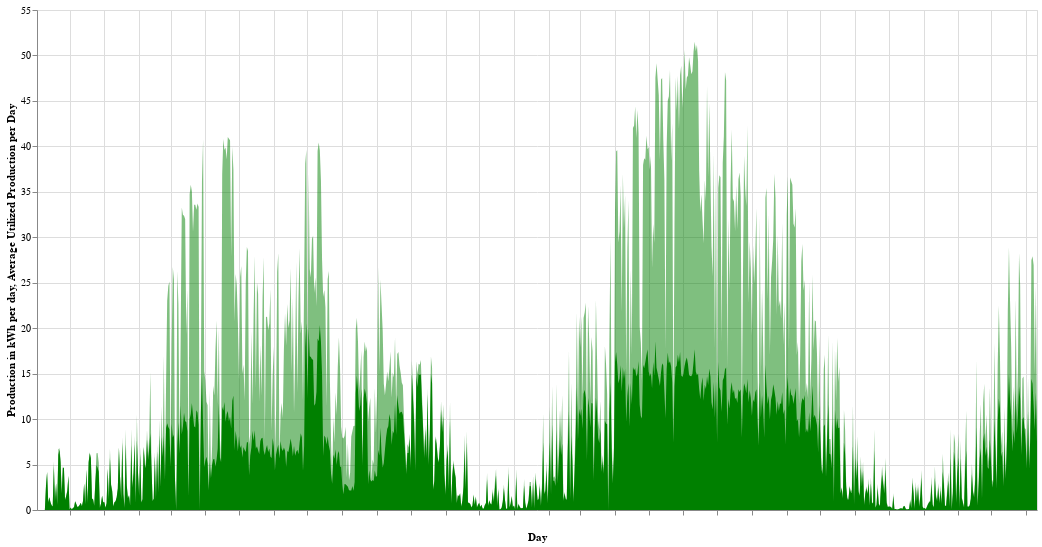

Notebook cell for this chart:
### Markdown cell above
But for more details, compared with bar charts, we can refine the data at a more detailed time granularity by using area charts.

### Code cell
# Chart data
# Group by usage_date to get daily averages
production_data = data.groupby('usage_date')['totalProductPower'].mean().reset_index()
self_use_data = data.groupby('usage_date')['totalSelfUsePower'].mean().reset_index()

# Update the chart for production data
production_chart_day = alt.Chart(production_data).mark_area(color='green', opacity=0.5).encode(
    x=alt.X('yearmonthdate(usage_date):T', title='Day', axis=alt.Axis(format='%Y-%m-%d', labelExpr="datum.value[8] == '1' ? timeFormat(datum.value, '%Y-%m-%d') : ''")),
    y=alt.Y('totalProductPower:Q', title='Production in kWh per day'),
    tooltip=[
        alt.Tooltip('yearmonthdate(usage_date):T', title='Day'),
        alt.Tooltip('totalProductPower:Q', title='Average Production per Day')
    ]
).properties(
    height=500,
    width=1000
)
# Update the chart for self-use data
selfUse_chart_day = alt.Chart(self_use_data).mark_area(color='green').encode(
    x=alt.X('yearmonthdate(usage_date):T', sort=None, title='Day', axis=alt.Axis(format='%Y-%m-%d', labelExpr="datum.value[8] == '1' ? timeFormat(datum.value, '%Y-%m-%d') : ''")),
    y=alt.Y('totalSelfUsePower:Q', title='Average Utilized Production per Day'),
    tooltip=[
        alt.Tooltip('yearmonthdate(usage_date):T', title='Day'),
        alt.Tooltip('totalSelfUsePower:Q', title='Average Utilized Production per Day')
    ]
).properties(
    height=500,
    width=1000
)

combined_chart = alt.layer(
    production_chart_day,
    selfUse_chart_day
).resolve_scale(
    color='independent',  # This allows each chart to use its own color scheme if needed
    y='shared'  # Ensures both charts share the same y-axis for accurate comparison
).properties(
    width=1000,  # Set the width of the combined chart
    height=500   # Set the height of the combined chart
)

combined_chart.display()

### Figure 1 — Vega-Lite specification as saved in the notebook (floating-point values rounded to 4 significant figures; data arrays with more than 128 entries replaced by an {"elided": "..."} marker saying what was removed)
{"config": {"view": {"continuousWidth": 300, "continuousHeight": 300}}, "layer": [{"data": {"name": "data-91dc853ec553a3cde3c0f7182001035a"}, "mark": {"type": "area", "color": "green", "opacity": 0.5}, "encoding": {"tooltip": [{"field": "usage_date", "timeUnit": "yearmonthdate", "title": "Day", "type": "temporal"}, {"field": "totalProductPower", "title": "Average Production per Day", "type": "quantitative"}], "x": {"axis": {"format": "%Y-%m-%d", "labelExpr": "datum.value[8] == '1' ? timeFormat(datum.value, '%Y-%m-%d') : ''"}, "field": "usage_date", "timeUnit": "yearmonthdate", "title": "Day", "type": "temporal"}, "y": {"field": "totalProductPower", "title": "Production in kWh per day", "type": "quantitative"}}}, {"data": {"name": "data-b99a220bcf332ada8f1fa7e2157f87ff"}, "mark": {"type": "area", "color": "green"}, "encoding": {"tooltip": [{"field": "usage_date", "timeUnit": "yearmonthdate", "title": "Day", "type": "temporal"}, {"field": "totalSelfUsePower", "title": "Average Utilized Production per Day", "type": "quantitative"}], "x": {"axis": {"format": "%Y-%m-%d", "labelExpr": "datum.value[8] == '1' ? timeFormat(datum.value, '%Y-%m-%d') : ''"}, "field": "usage_date", "sort": null, "timeUnit": "yearmonthdate", "title": "Day", "type": "temporal"}, "y": {"field": "totalSelfUsePower", "title": "Average Utilized Production per Day", "type": "quantitative"}}}], "height": 500, "resolve": {"scale": {"color": "independent", "y": "shared"}}, "width": 1000, "$schema": "https://vega.github.io/schema/vega-lite/v5.17.0.json", "datasets": {"data-91dc853ec553a3cde3c0f7182001035a": {"elided": "892 records"}, "data-b99a220bcf332ada8f1fa7e2157f87ff": {"elided": "892 records"}}}
